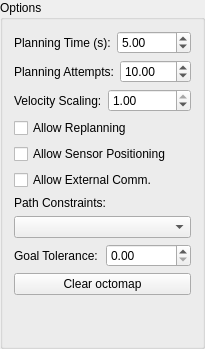
        <widget class="QGroupBox" name="groupBox_10">
         <property name="title">
          <string>Options</string>
         </property>
         <layout class="QVBoxLayout" name="verticalLayout_10">
          <item>
           <layout class="QHBoxLayout" name="horizontalLayout_3">
            <item>
             <widget class="QLabel" name="label_9">
              <property name="text">
               <string>Planning Time (s):</string>
              </property>
             </widget>
            </item>
            <item>
             <widget class="QDoubleSpinBox" name="planning_time">
              <property name="sizePolicy">
               <sizepolicy hsizetype="Minimum" vsizetype="Fixed">
                <horstretch>0</horstretch>
                <verstretch>0</verstretch>
               </sizepolicy>
              </property>
              <property name="maximum">
               <double>300.000000000000000</double>
              </property>
              <property name="value">
               <double>5.000000000000000</double>
              </property>
             </widget>
            </item>
           </layout>
          </item>
          <item>
           <layout class="QHBoxLayout" name="horizontalLayout_15">
            <item>
             <widget class="QLabel" name="label_10">
              <property name="text">
               <string>Planning Attempts:</string>
              </property>
             </widget>
            </item>
            <item>
             <widget class="QDoubleSpinBox" name="planning_attempts">
              <property name="sizePolicy">
               <sizepolicy hsizetype="Minimum" vsizetype="Fixed">
                <horstretch>0</horstretch>
                <verstretch>0</verstretch>
               </sizepolicy>
              </property>
              <property name="maximum">
               <double>1000.000000000000000</double>
              </property>
              <property name="value">
               <double>10.000000000000000</double>
              </property>
             </widget>
            </item>
           </layout>
          </item>
          <item>
           <layout class="QHBoxLayout" name="horizontalLayout_10">
            <item>
             <widget class="QLabel" name="label_11">
              <property name="text">
               <string>Velocity Scaling:</string>
              </property>
             </widget>
            </item>
            <item>
             <widget class="QDoubleSpinBox" name="exec_time_factor">
              <property name="maximum">
               <double>1.000000000000000</double>
              </property>
              <property name="singleStep">
               <double>0.010000000000000</double>
              </property>
              <property name="value">
               <double>1.000000000000000</double>
              </property>
             </widget>
            </item>
           </layout>
          </item>
          <item>
           <widget class="QCheckBox" name="allow_replanning">
            <property name="text">
             <string>Allow Replanning</string>
            </property>
            <property name="checked">
             <bool>false</bool>
            </property>
           </widget>
          </item>
          <item>
           <widget class="QCheckBox" name="allow_looking">
            <property name="text">
             <string>Allow Sensor Positioning</string>
            </property>
            <property name="checked">
             <bool>false</bool>
            </property>
           </widget>
          </item>
          <item>
           <widget class="QCheckBox" name="allow_external_program">
            <property name="text">
             <string>Allow External Comm.</string>
            </property>
            <property name="checked">
             <bool>false</bool>
            </property>
           </widget>
          </item>
          <item>
           <widget class="QLabel" name="label_5">
            <property name="text">
             <string>Path Constraints:</string>
            </property>
           </widget>
          </item>
          <item>
           <widget class="QComboBox" name="path_constraints_combo_box"/>
          </item>
          <item>
           <layout class="QHBoxLayout" name="horizontalLayout_11">
            <item>
             <widget class="QLabel" name="label_6">
              <property name="text">
               <string>Goal Tolerance:</string>
              </property>
             </widget>
            </item>
            <item>
             <widget class="QDoubleSpinBox" name="goal_tolerance"/>
            </item>
           </layout>
          </item>
          <item>
           <widget class="QPushButton" name="clear_octomap_button">
            <property name="text">
             <string>Clear octomap</string>
            </property>
           </widget>
          </item>
          <item>
           <spacer name="verticalSpacer_2">
            <property name="orientation">
             <enum>Qt::Vertical</enum>
            </property>
            <property name="sizeHint" stdset="0">
             <size>
              <width>20</width>
              <height>40</height>
             </size>
            </property>
           </spacer>
          </item>
         </layout>
        </widget>
